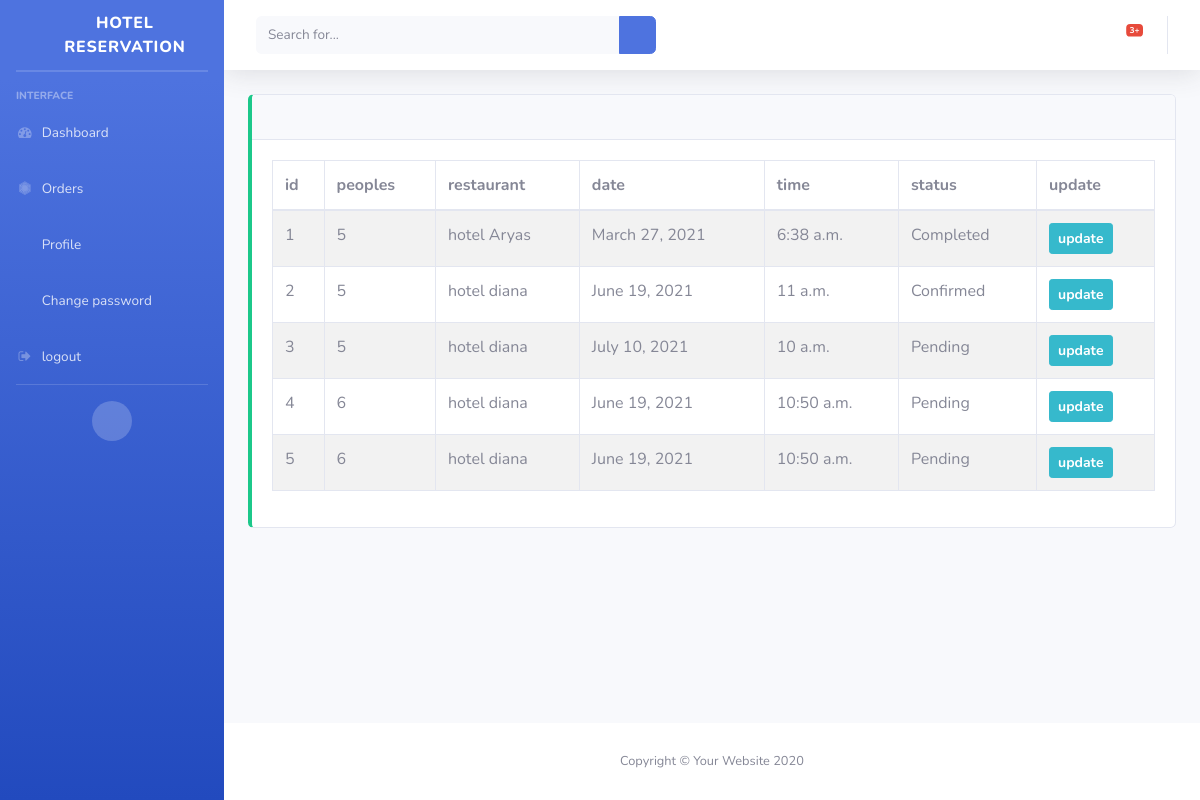
/orders/, run on an earlier commit of the app's database.
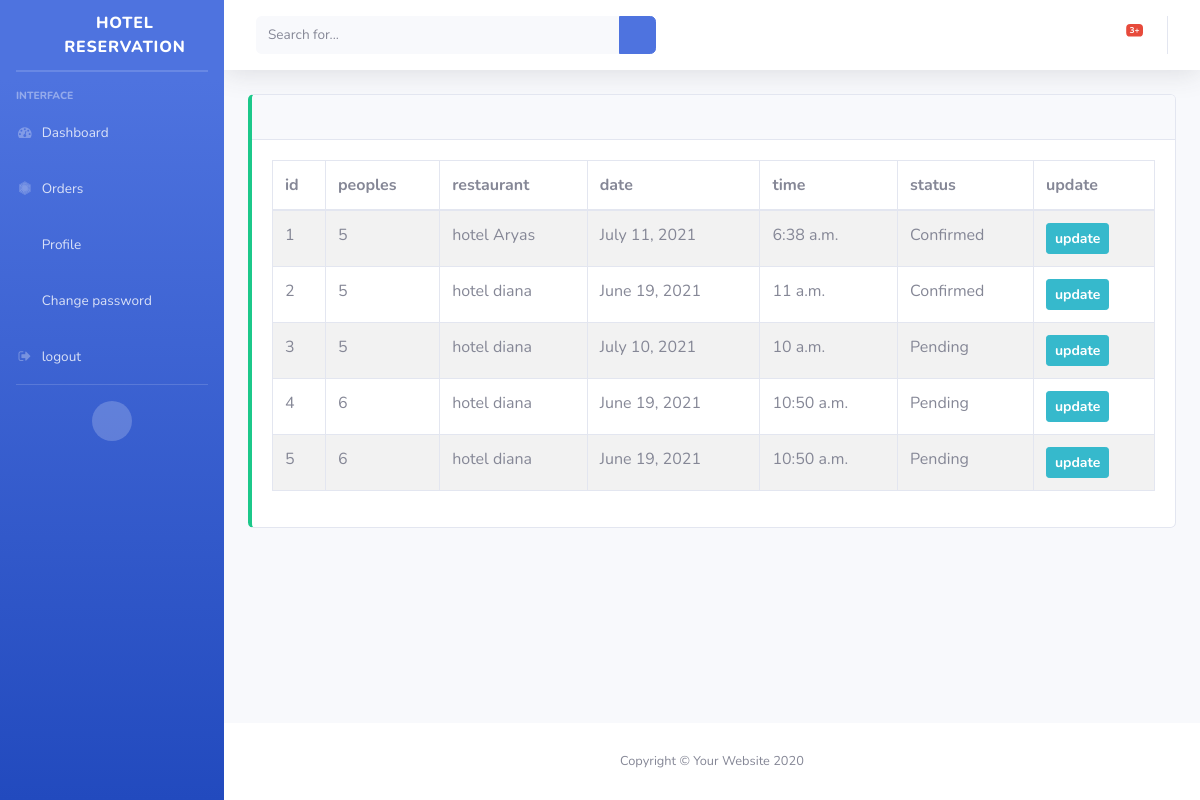
And on a later commit of the database.
### customer/models.py (models this page shows, shortened)
class Booking(models.Model):
    ORDER_STATUS = (('Pending', 'Pending'), ('Confirmed', 'Confirmed'),
                    ('Completed', 'Completed'), ('Cancelled', 'Cancelled'))
    id = models.UUIDField(primary_key=True, default=uuid.uuid4, editable=False)
    restaurant = models.ForeignKey(Restaurant, on_delete=models.DO_NOTHING)
    user = models.ForeignKey(User, on_delete=models.DO_NOTHING)
    order_status = models.CharField(
        max_length=10, choices=ORDER_STATUS, default='Pending')
    guest = models.IntegerField(validators=[MinValueValidator(1), ])
    date = models.DateField()
    time = models.TimeField()
    paymentmethod = models.CharField(max_length=100, null=True, blank=True)
    created_at = models.DateTimeField(auto_now=True, blank=True, null=True)
    def update_url(self):
        return reverse('order-update', kwargs={'pk': self.pk})

### restaurant/models.py (models this page shows, shortened)
class Restaurant(models.Model):
    name = models.CharField(max_length=100, verbose_name="Restaurant name")
    description = models.TextField()
    address = models.TextField()
    phone = models.CharField(max_length=12)
    categorys = models.ManyToManyField(RestCategory)
    location = models.ForeignKey(
        Location, on_delete=models.SET_NULL, blank=True, null=True)
    status = models.BooleanField(default=False)
    opentime = models.TimeField()
    closstime = models.TimeField()
    seatingCapacity = models.IntegerField()
    user = models.OneToOneField(
        User, on_delete=models.CASCADE, blank=True, null=True)
    slug = models.SlugField(unique=True, blank=True, null=True)
    logo = models.ImageField(upload_to='rest/', blank=True, null=True)

### customer/views.py (the view)
# urls.py: path('orders/', views.OrderList.as_view(), name="orders"),
class OrderList(View):
    def get(self, request):
        if not request.user.is_superuser and request.user.is_staff:
            data = Booking.objects.filter(restaurant__user=request.user)
            context = {
                "data": data
            }
            return render(request, "booking/list.html", context)
        else:
            data = Booking.objects.all()
            context = {
                "data": data
            }
            return render(request, "booking/list.html", context)

### customer/templates/booking/list.html (shortened to what this page needs)
{% extends 'base.html' %} {% comment %}##########{% endcomment %}
{% block content %}
<div class="table-responsive">
  <table class="table table-bordered table-striped table-hover" id="dataTable">
    <thead>
      <tr>
        <th>id</th>
        <th>peoples</th>
        <th>restaurant</th>
        <th>date</th>
        <th>time</th>
        <th>status</th>
        <th>update</th>
      </tr>
    </thead>
    <tbody>
      {% for i in data %}
      <tr>
        <td>{{forloop.counter}}</td>
        <td>{{i.guest}}</td>
        <td>{{i.restaurant.name}}</td>
        <td>{{i.date}}</td>
        <td>{{i.time}}</td>
        <td>{{i.order_status}}</td>
        <td>
          <a href="{{i.update_url}}" class="btn btn-sm btn-info font-weight-bold">update</a>
        </td>
      </tr>
      {% endfor %}
    </tbody>
  </table>
</div>
{% endblock content %}

### customer/templates/base.html (shortened to what this page needs)
{% load static %}
<!DOCTYPE html>
<html lang="en">
<head>
  <link href="{% static 'vendor/fontawesome-free/css/all.min.css' %}" rel="stylesheet" type="text/css" />
  <link rel="stylesheet" href="https://cdnjs.cloudflare.com/ajax/libs/font-awesome/4.7.0/css/font-awesome.min.css">
  <link href="{% static 'css/sb-admin-2.min.css' %}" rel="stylesheet" />
  <link href="{% static 'vendor/datatables/dataTables.bootstrap4.min.css' %}" rel="stylesheet" />
</head>
<body id="page-top">
  <div id="wrapper">
    <ul class="navbar-nav bg-gradient-primary sidebar sidebar-dark accordion" id="accordionSidebar">
      <a class="sidebar-brand d-flex align-items-center justify-content-center" href="index.html">
        <div class="sidebar-brand-icon rotate-n-15">
          <i class="fas fa-concierge-bell"></i>
        </div>
        <div class="sidebar-brand-text mx-3">Hotel Reservation</div>
      </a>
      <hr class="sidebar-divider my-0" />
      <hr class="sidebar-divider" />
      <div class="sidebar-heading">Interface</div>
      <li class="nav-item">
        <a class="nav-link" href="{% url 'dashboard' %}">
          <i class="fas fa-fw fa fa-tachometer"></i>
          <span>Dashboard</span>
        </a>
      </li>
      <li class="nav-item">
        <a class="nav-link collapsed" href="#" data-toggle="collapse" data-target="#collapseOrders" aria-expanded="true"
          aria-controls="collapseOrders">
          <i class="fas fa-fw fa fa-first-order"></i>
          <span>Orders</span>
        </a>
      </li>
      <li class="nav-item">
        <a class="nav-link" href="{% url 'user-profile' %}">
          <i class="fas fa-fw fa-user"></i>
          <span>Profile</span>
        </a>
      </li>
      <li class="nav-item">
        <a class="nav-link" href="{% url 'pass-change' %}">
          <i class="fas fa-fw fa-lock"></i>
          <span>Change password</span>
        </a>
      </li>
      <li class="nav-item">
        <a class="nav-link" href="{% url 'pass-change' %}">
          <i class="fas fa-fw fa fa-sign-out"></i>
          <span>logout</span>
        </a>
      </li>
      <hr class="sidebar-divider d-none d-md-block" />
      <div class="text-center d-none d-md-inline">
        <button class="rounded-circle border-0" id="sidebarToggle"></button>
      </div>
    </ul>
    <div id="content-wrapper" class="d-flex flex-column">
      <div id="content">
        <nav class="
              navbar navbar-expand navbar-light
              bg-white
              topbar
              mb-4
              static-top
              shadow
            ">
          <form class="
                d-none d-sm-inline-block
                form-inline
                mr-auto
                ml-md-3
                my-2 my-md-0
                mw-100
                navbar-search
              ">
            <div class="input-group">
              <input type="text" class="form-control bg-light border-0 small" placeholder="Search for..."
                aria-label="Search" aria-describedby="basic-addon2" />
              <div class="input-group-append">
                <button class="btn btn-primary" type="button">
                  <i class="fas fa-search fa-sm"></i>
                </button>
              </div>
            </div>
          </form>
          <ul class="navbar-nav ml-auto">
            <li class="nav-item dropdown no-arrow mx-1">
              <a class="nav-link dropdown-toggle" href="#" id="alertsDropdown" role="button" data-toggle="dropdown"
                aria-haspopup="true" aria-expanded="false">
                <i class="fas fa-bell fa-fw"></i>
                <span class="badge badge-danger badge-counter">3+</span>
              </a>
            </li>
          </ul>
        </nav>
        <div class="container">
          <div class="row">
            <div class="col-md-12">
              <div class="card border-left-success">
                <div class="card-header" style="height: 45px">
                </div>
                <div class="card-body">
                  {% block content %} {% endblock content %}
                </div>
              </div>
            </div>
          </div>
        </div>
      </div>
      <footer class="sticky-footer bg-white">
        <div class="container my-auto">
          <div class="copyright text-center my-auto">
            <span>Copyright &copy; Your Website 2020</span>
          </div>
        </div>
      </footer>
    </div>
  </div>
</body>
</html>

What changed in the data, as far as the page shows it:
changed Booking "hotel Aryas": date "March 27, 2021" → "July 11, 2021"; order_status "Completed" → "Confirmed"
